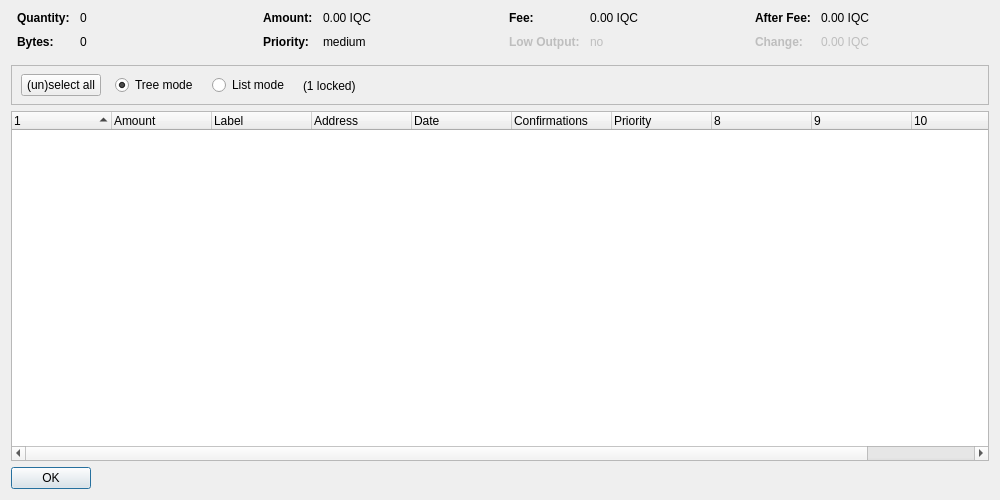
<?xml version="1.0" encoding="UTF-8"?>
<ui version="4.0">
 <class>CoinControlDialog</class>
 <widget class="QDialog" name="CoinControlDialog">
  <property name="geometry">
   <rect>
    <x>0</x>
    <y>0</y>
    <width>1000</width>
    <height>500</height>
   </rect>
  </property>
  <property name="windowTitle">
   <string>Coin Control Address Selection</string>
  </property>
  <layout class="QVBoxLayout" name="verticalLayout">
   <item>
    <layout class="QHBoxLayout" name="horizontalLayoutTop" stretch="0,0,0,0">
     <property name="topMargin">
      <number>0</number>
     </property>
     <property name="bottomMargin">
      <number>10</number>
     </property>
     <item>
      <layout class="QFormLayout" name="formLayoutCoinControl1">
       <property name="horizontalSpacing">
        <number>10</number>
       </property>
       <property name="verticalSpacing">
        <number>10</number>
       </property>
       <property name="leftMargin">
        <number>6</number>
       </property>
       <property name="rightMargin">
        <number>6</number>
       </property>
       <item row="0" column="0">
        <widget class="QLabel" name="labelCoinControlQuantityText">
         <property name="font">
          <font>
           <weight>75</weight>
           <bold>true</bold>
          </font>
         </property>
         <property name="text">
          <string>Quantity:</string>
         </property>
        </widget>
       </item>
       <item row="0" column="1">
        <widget class="QLabel" name="labelCoinControlQuantity">
         <property name="cursor">
          <cursorShape>IBeamCursor</cursorShape>
         </property>
         <property name="contextMenuPolicy">
          <enum>Qt::ActionsContextMenu</enum>
         </property>
         <property name="text">
          <string notr="true">0</string>
         </property>
         <property name="textInteractionFlags">
          <set>Qt::LinksAccessibleByMouse|Qt::TextSelectableByKeyboard|Qt::TextSelectableByMouse</set>
         </property>
        </widget>
       </item>
       <item row="1" column="0">
        <widget class="QLabel" name="labelCoinControlBytesText">
         <property name="font">
          <font>
           <weight>75</weight>
           <bold>true</bold>
          </font>
         </property>
         <property name="text">
          <string>Bytes:</string>
         </property>
        </widget>
       </item>
       <item row="1" column="1">
        <widget class="QLabel" name="labelCoinControlBytes">
         <property name="cursor">
          <cursorShape>IBeamCursor</cursorShape>
         </property>
         <property name="contextMenuPolicy">
          <enum>Qt::ActionsContextMenu</enum>
         </property>
         <property name="text">
          <string notr="true">0</string>
         </property>
         <property name="textInteractionFlags">
          <set>Qt::LinksAccessibleByMouse|Qt::TextSelectableByKeyboard|Qt::TextSelectableByMouse</set>
         </property>
        </widget>
       </item>
      </layout>
     </item>
     <item>
      <layout class="QFormLayout" name="formLayoutCoinControl2">
       <property name="horizontalSpacing">
        <number>10</number>
       </property>
       <property name="verticalSpacing">
        <number>10</number>
       </property>
       <property name="leftMargin">
        <number>6</number>
       </property>
       <property name="rightMargin">
        <number>6</number>
       </property>
       <item row="0" column="0">
        <widget class="QLabel" name="labelCoinControlAmountText">
         <property name="font">
          <font>
           <weight>75</weight>
           <bold>true</bold>
          </font>
         </property>
         <property name="text">
          <string>Amount:</string>
         </property>
        </widget>
       </item>
       <item row="0" column="1">
        <widget class="QLabel" name="labelCoinControlAmount">
         <property name="cursor">
          <cursorShape>IBeamCursor</cursorShape>
         </property>
         <property name="contextMenuPolicy">
          <enum>Qt::ActionsContextMenu</enum>
         </property>
         <property name="text">
          <string notr="true">0.00 IQC</string>
         </property>
         <property name="textInteractionFlags">
          <set>Qt::LinksAccessibleByMouse|Qt::TextSelectableByKeyboard|Qt::TextSelectableByMouse</set>
         </property>
        </widget>
       </item>
       <item row="1" column="0">
        <widget class="QLabel" name="labelCoinControlPriorityText">
         <property name="font">
          <font>
           <weight>75</weight>
           <bold>true</bold>
          </font>
         </property>
         <property name="text">
          <string>Priority:</string>
         </property>
        </widget>
       </item>
       <item row="1" column="1">
        <widget class="QLabel" name="labelCoinControlPriority">
         <property name="cursor">
          <cursorShape>IBeamCursor</cursorShape>
         </property>
         <property name="contextMenuPolicy">
          <enum>Qt::ActionsContextMenu</enum>
         </property>
         <property name="text">
          <string notr="true">medium</string>
         </property>
         <property name="textInteractionFlags">
          <set>Qt::LinksAccessibleByMouse|Qt::TextSelectableByKeyboard|Qt::TextSelectableByMouse</set>
         </property>
        </widget>
       </item>
      </layout>
     </item>
     <item>
      <layout class="QFormLayout" name="formLayoutCoinControl3">
       <property name="horizontalSpacing">
        <number>10</number>
       </property>
       <property name="verticalSpacing">
        <number>10</number>
       </property>
       <property name="leftMargin">
        <number>6</number>
       </property>
       <property name="rightMargin">
        <number>6</number>
       </property>
       <item row="0" column="0">
        <widget class="QLabel" name="labelCoinControlFeeText">
         <property name="font">
          <font>
           <weight>75</weight>
           <bold>true</bold>
          </font>
         </property>
         <property name="text">
          <string>Fee:</string>
         </property>
        </widget>
       </item>
       <item row="0" column="1">
        <widget class="QLabel" name="labelCoinControlFee">
         <property name="cursor">
          <cursorShape>IBeamCursor</cursorShape>
         </property>
         <property name="contextMenuPolicy">
          <enum>Qt::ActionsContextMenu</enum>
         </property>
         <property name="text">
          <string notr="true">0.00 IQC</string>
         </property>
         <property name="textInteractionFlags">
          <set>Qt::LinksAccessibleByMouse|Qt::TextSelectableByKeyboard|Qt::TextSelectableByMouse</set>
         </property>
        </widget>
       </item>
       <item row="1" column="0">
        <widget class="QLabel" name="labelCoinControlLowOutputText">
         <property name="enabled">
          <bool>false</bool>
         </property>
         <property name="font">
          <font>
           <weight>75</weight>
           <bold>true</bold>
          </font>
         </property>
         <property name="text">
          <string>Low Output:</string>
         </property>
        </widget>
       </item>
       <item row="1" column="1">
        <widget class="QLabel" name="labelCoinControlLowOutput">
         <property name="enabled">
          <bool>false</bool>
         </property>
         <property name="cursor">
          <cursorShape>IBeamCursor</cursorShape>
         </property>
         <property name="contextMenuPolicy">
          <enum>Qt::ActionsContextMenu</enum>
         </property>
         <property name="text">
          <string notr="true">no</string>
         </property>
         <property name="textInteractionFlags">
          <set>Qt::LinksAccessibleByMouse|Qt::TextSelectableByKeyboard|Qt::TextSelectableByMouse</set>
         </property>
        </widget>
       </item>
      </layout>
     </item>
     <item>
      <layout class="QFormLayout" name="formLayoutCoinControl4">
       <property name="horizontalSpacing">
        <number>10</number>
       </property>
       <property name="verticalSpacing">
        <number>10</number>
       </property>
       <property name="leftMargin">
        <number>6</number>
       </property>
       <property name="rightMargin">
        <number>6</number>
       </property>
       <item row="0" column="0">
        <widget class="QLabel" name="labelCoinControlAfterFeeText">
         <property name="font">
          <font>
           <weight>75</weight>
           <bold>true</bold>
          </font>
         </property>
         <property name="text">
          <string>After Fee:</string>
         </property>
        </widget>
       </item>
       <item row="0" column="1">
        <widget class="QLabel" name="labelCoinControlAfterFee">
         <property name="cursor">
          <cursorShape>IBeamCursor</cursorShape>
         </property>
         <property name="contextMenuPolicy">
          <enum>Qt::ActionsContextMenu</enum>
         </property>
         <property name="text">
          <string notr="true">0.00 IQC</string>
         </property>
         <property name="textInteractionFlags">
          <set>Qt::LinksAccessibleByMouse|Qt::TextSelectableByKeyboard|Qt::TextSelectableByMouse</set>
         </property>
        </widget>
       </item>
       <item row="1" column="0">
        <widget class="QLabel" name="labelCoinControlChangeText">
         <property name="enabled">
          <bool>false</bool>
         </property>
         <property name="font">
          <font>
           <weight>75</weight>
           <bold>true</bold>
          </font>
         </property>
         <property name="text">
          <string>Change:</string>
         </property>
        </widget>
       </item>
       <item row="1" column="1">
        <widget class="QLabel" name="labelCoinControlChange">
         <property name="enabled">
          <bool>false</bool>
         </property>
         <property name="cursor">
          <cursorShape>IBeamCursor</cursorShape>
         </property>
         <property name="contextMenuPolicy">
          <enum>Qt::ActionsContextMenu</enum>
         </property>
         <property name="text">
          <string notr="true">0.00 IQC</string>
         </property>
         <property name="textInteractionFlags">
          <set>Qt::LinksAccessibleByMouse|Qt::TextSelectableByKeyboard|Qt::TextSelectableByMouse</set>
         </property>
        </widget>
       </item>
      </layout>
     </item>
    </layout>
   </item>
   <item>
    <widget class="QFrame" name="frame">
     <property name="minimumSize">
      <size>
       <width>0</width>
       <height>40</height>
      </size>
     </property>
     <property name="frameShape">
      <enum>QFrame::StyledPanel</enum>
     </property>
     <property name="frameShadow">
      <enum>QFrame::Sunken</enum>
     </property>
     <widget class="QWidget" name="horizontalLayoutWidget">
      <property name="geometry">
       <rect>
        <x>10</x>
        <y>0</y>
        <width>781</width>
        <height>41</height>
       </rect>
      </property>
      <layout class="QHBoxLayout" name="horizontalLayoutPanel" stretch="0,0,0,0,0">
       <property name="spacing">
        <number>14</number>
       </property>
       <item>
        <widget class="QPushButton" name="pushButtonSelectAll">
         <property name="sizePolicy">
          <sizepolicy hsizetype="Maximum" vsizetype="Fixed">
           <horstretch>0</horstretch>
           <verstretch>0</verstretch>
          </sizepolicy>
         </property>
         <property name="text">
          <string>(un)select all</string>
         </property>
        </widget>
       </item>
       <item>
        <widget class="QRadioButton" name="radioTreeMode">
         <property name="sizePolicy">
          <sizepolicy hsizetype="Maximum" vsizetype="Fixed">
           <horstretch>0</horstretch>
           <verstretch>0</verstretch>
          </sizepolicy>
         </property>
         <property name="text">
          <string>Tree mode</string>
         </property>
         <property name="checked">
          <bool>true</bool>
         </property>
        </widget>
       </item>
       <item>
        <widget class="QRadioButton" name="radioListMode">
         <property name="sizePolicy">
          <sizepolicy hsizetype="Maximum" vsizetype="Fixed">
           <horstretch>0</horstretch>
           <verstretch>0</verstretch>
          </sizepolicy>
         </property>
         <property name="text">
          <string>List mode</string>
         </property>
        </widget>
       </item>
       <item>
        <widget class="QLabel" name="labelLocked">
         <property name="text">
          <string notr="true">(1 locked)</string>
         </property>
        </widget>
       </item>
       <item>
        <spacer name="horizontalSpacer">
         <property name="orientation">
          <enum>Qt::Horizontal</enum>
         </property>
         <property name="sizeHint" stdset="0">
          <size>
           <width>40</width>
           <height>20</height>
          </size>
         </property>
        </spacer>
       </item>
      </layout>
     </widget>
    </widget>
   </item>
   <item>
    <widget class="CoinControlTreeWidget" name="treeWidget">
     <property name="contextMenuPolicy">
      <enum>Qt::CustomContextMenu</enum>
     </property>
     <property name="sortingEnabled">
      <bool>false</bool>
     </property>
     <property name="columnCount">
      <number>11</number>
     </property>
     <attribute name="headerShowSortIndicator" stdset="0">
      <bool>true</bool>
     </attribute>
     <attribute name="headerStretchLastSection">
      <bool>false</bool>
     </attribute>
     <column>
      <property name="text">
       <string/>
      </property>
     </column>
     <column>
      <property name="text">
       <string>Amount</string>
      </property>
     </column>
     <column>
      <property name="text">
       <string notr="true">Label</string>
      </property>
     </column>
     <column>
      <property name="text">
       <string>Address</string>
      </property>
     </column>
     <column>
      <property name="text">
       <string>Date</string>
      </property>
     </column>
     <column>
      <property name="text">
       <string>Confirmations</string>
      </property>
      <property name="toolTip">
       <string>Confirmed</string>
      </property>
     </column>
     <column>
      <property name="text">
       <string>Priority</string>
      </property>
     </column>
     <column>
      <property name="text">
       <string/>
      </property>
     </column>
     <column>
      <property name="text">
       <string/>
      </property>
     </column>
     <column>
      <property name="text">
       <string/>
      </property>
     </column>
     <column>
      <property name="text">
       <string/>
      </property>
     </column>
    </widget>
   </item>
   <item>
    <widget class="QDialogButtonBox" name="buttonBox">
     <property name="sizePolicy">
      <sizepolicy hsizetype="Maximum" vsizetype="Fixed">
       <horstretch>0</horstretch>
       <verstretch>0</verstretch>
      </sizepolicy>
     </property>
     <property name="orientation">
      <enum>Qt::Horizontal</enum>
     </property>
     <property name="standardButtons">
      <set>QDialogButtonBox::Ok</set>
     </property>
    </widget>
   </item>
  </layout>
 </widget>
 <customwidgets>
  <customwidget>
   <class>CoinControlTreeWidget</class>
   <extends>QTreeWidget</extends>
   <header>coincontroltreewidget.h</header>
  </customwidget>
 </customwidgets>
 <resources/>
 <connections/>
</ui>
